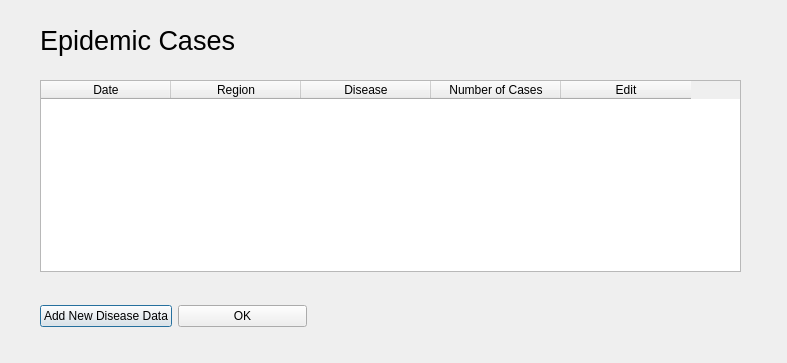
<?xml version="1.0" encoding="UTF-8"?>
<ui version="4.0">
 <class>ViewTheDiseasesWindow</class>
 <widget class="QDialog" name="ViewTheDiseasesWindow">
  <property name="windowModality">
   <enum>Qt::ApplicationModal</enum>
  </property>
  <property name="geometry">
   <rect>
    <x>0</x>
    <y>0</y>
    <width>787</width>
    <height>363</height>
   </rect>
  </property>
  <property name="minimumSize">
   <size>
    <width>787</width>
    <height>363</height>
   </size>
  </property>
  <property name="windowTitle">
   <string>View Epidemic Cases</string>
  </property>
  <property name="modal">
   <bool>true</bool>
  </property>
  <widget class="QLabel" name="label">
   <property name="geometry">
    <rect>
     <x>40</x>
     <y>20</y>
     <width>221</width>
     <height>41</height>
    </rect>
   </property>
   <property name="font">
    <font>
     <pointsize>20</pointsize>
    </font>
   </property>
   <property name="text">
    <string>Epidemic Cases</string>
   </property>
  </widget>
  <widget class="QTableWidget" name="tableWidget">
   <property name="geometry">
    <rect>
     <x>40</x>
     <y>80</y>
     <width>701</width>
     <height>192</height>
    </rect>
   </property>
   <property name="horizontalScrollBarPolicy">
    <enum>Qt::ScrollBarAlwaysOff</enum>
   </property>
   <attribute name="horizontalHeaderDefaultSectionSize">
    <number>130</number>
   </attribute>
   <column>
    <property name="text">
     <string>Date</string>
    </property>
   </column>
   <column>
    <property name="text">
     <string>Region</string>
    </property>
   </column>
   <column>
    <property name="text">
     <string>Disease</string>
    </property>
   </column>
   <column>
    <property name="text">
     <string>Number of Cases</string>
    </property>
   </column>
   <column>
    <property name="text">
     <string>Edit</string>
    </property>
   </column>
  </widget>
  <widget class="QWidget" name="layoutWidget">
   <property name="geometry">
    <rect>
     <x>40</x>
     <y>300</y>
     <width>267</width>
     <height>32</height>
    </rect>
   </property>
   <layout class="QHBoxLayout" name="horizontalLayout">
    <item>
     <widget class="QPushButton" name="pushButton">
      <property name="text">
       <string>Add New Disease Data</string>
      </property>
     </widget>
    </item>
    <item>
     <widget class="QPushButton" name="pushButton_2">
      <property name="text">
       <string>OK</string>
      </property>
     </widget>
    </item>
   </layout>
  </widget>
 </widget>
 <resources/>
 <connections>
  <connection>
   <sender>pushButton_2</sender>
   <signal>clicked()</signal>
   <receiver>ViewTheDiseasesWindow</receiver>
   <slot>viewTheDiseasesWindowCancelButtonHandler()</slot>
   <hints>
    <hint type="sourcelabel">
     <x>385</x>
     <y>338</y>
    </hint>
    <hint type="destinationlabel">
     <x>451</x>
     <y>372</y>
    </hint>
   </hints>
  </connection>
  <connection>
   <sender>pushButton</sender>
   <signal>clicked()</signal>
   <receiver>ViewTheDiseasesWindow</receiver>
   <slot>viewTheDiseasesWindowNewButtonHandler()</slot>
   <hints>
    <hint type="sourcelabel">
     <x>242</x>
     <y>346</y>
    </hint>
    <hint type="destinationlabel">
     <x>238</x>
     <y>389</y>
    </hint>
   </hints>
  </connection>
 </connections>
 <slots>
  <slot>viewTheDiseasesWindowCancelButtonHandler()</slot>
  <slot>viewTheDiseasesWindowNewButtonHandler()</slot>
 </slots>
</ui>
